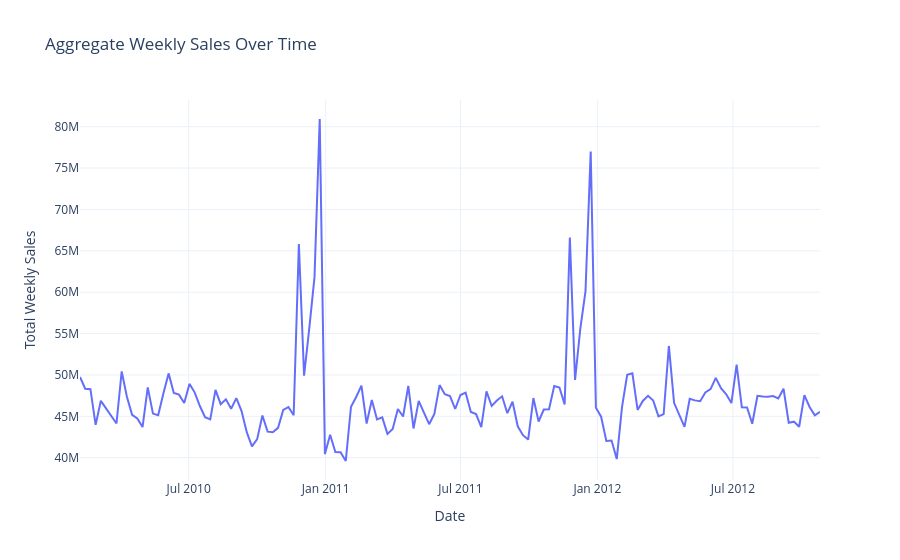

Notebook cell for this chart:
### Code cell
# Figure 3 — Aggregate weekly sales over time
weekly_total = df.groupby("Date", as_index=False)["Weekly_Sales"].sum()
fig = px.line(weekly_total, x="Date", y="Weekly_Sales",
              title="Aggregate Weekly Sales Over Time",
              labels={"Weekly_Sales":"Total Weekly Sales"})
fig.update_layout(template="plotly_white")
fig.show()

### Figure 1 — Plotly figure (JSON) as saved in the notebook; plotly's stock layout.template omitted (floating-point values rounded to 4 significant figures; data arrays with more than 128 entries replaced by an {"elided": "..."} marker saying what was removed)
{"data": [{"hovertemplate": "Date=%{x}<br>Total Weekly Sales=%{y}<extra></extra>", "legendgroup": "", "line": {"color": "#636efa", "dash": "solid"}, "marker": {"symbol": "circle"}, "mode": "lines", "name": "", "orientation": "v", "showlegend": false, "type": "scatter", "x": {"elided": "143 str values"}, "xaxis": "x", "y": {"elided": "143 float values"}, "yaxis": "y"}], "layout": {"legend": {"tracegroupgap": 0}, "title": {"text": "Aggregate Weekly Sales Over Time"}, "xaxis": {"anchor": "y", "domain": [0, 1], "title": {"text": "Date"}}, "yaxis": {"anchor": "x", "domain": [0, 1], "title": {"text": "Total Weekly Sales"}}}}
